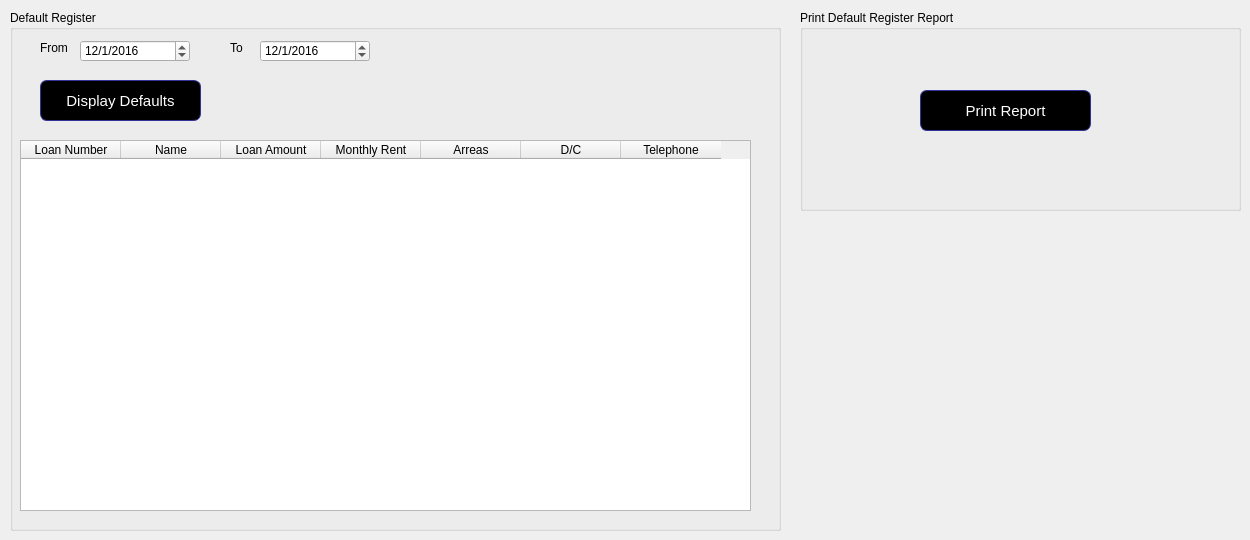
      <widget class="QWidget" name="tab_25">
       <attribute name="title">
        <string>Default Register</string>
       </attribute>
       <widget class="QGroupBox" name="groupBox_34">
        <property name="geometry">
         <rect>
          <x>10</x>
          <y>10</y>
          <width>771</width>
          <height>521</height>
         </rect>
        </property>
        <property name="title">
         <string>Default Register</string>
        </property>
        <widget class="QDateEdit" name="dateEdit_11">
         <property name="geometry">
          <rect>
           <x>70</x>
           <y>30</y>
           <width>110</width>
           <height>22</height>
          </rect>
         </property>
         <property name="dateTime">
          <datetime>
           <hour>0</hour>
           <minute>0</minute>
           <second>0</second>
           <year>2016</year>
           <month>1</month>
           <day>12</day>
          </datetime>
         </property>
         <property name="displayFormat">
          <string>d/M/yyyy</string>
         </property>
        </widget>
        <widget class="QLabel" name="label_94">
         <property name="geometry">
          <rect>
           <x>30</x>
           <y>30</y>
           <width>41</width>
           <height>16</height>
          </rect>
         </property>
         <property name="text">
          <string>From</string>
         </property>
        </widget>
        <widget class="QLabel" name="label_95">
         <property name="geometry">
          <rect>
           <x>220</x>
           <y>30</y>
           <width>31</width>
           <height>16</height>
          </rect>
         </property>
         <property name="text">
          <string>To</string>
         </property>
        </widget>
        <widget class="QDateEdit" name="dateEdit_17">
         <property name="geometry">
          <rect>
           <x>250</x>
           <y>30</y>
           <width>110</width>
           <height>22</height>
          </rect>
         </property>
         <property name="dateTime">
          <datetime>
           <hour>0</hour>
           <minute>0</minute>
           <second>0</second>
           <year>2016</year>
           <month>1</month>
           <day>12</day>
          </datetime>
         </property>
         <property name="displayFormat">
          <string>d/M/yyyy</string>
         </property>
        </widget>
        <widget class="QPushButton" name="pushButton_33">
         <property name="geometry">
          <rect>
           <x>30</x>
           <y>70</y>
           <width>161</width>
           <height>41</height>
          </rect>
         </property>
         <property name="styleSheet">
          <string notr="true">QPushButton {
color: white;
background-color: QLinearGradient( );
border-width: 1px;
border-color: #339;
border-style: solid;
border-radius: 7;
padding: 3px;
font-size: 15px;
padding-left: 5px;
padding-right: 5px;

}</string>
         </property>
         <property name="text">
          <string>Display Defaults</string>
         </property>
        </widget>
        <widget class="QTableWidget" name="tableWidget_14">
         <property name="geometry">
          <rect>
           <x>10</x>
           <y>130</y>
           <width>731</width>
           <height>371</height>
          </rect>
         </property>
         <column>
          <property name="text">
           <string>Loan Number</string>
          </property>
         </column>
         <column>
          <property name="text">
           <string>Name</string>
          </property>
         </column>
         <column>
          <property name="text">
           <string>Loan Amount</string>
          </property>
         </column>
         <column>
          <property name="text">
           <string>Monthly Rent</string>
          </property>
         </column>
         <column>
          <property name="text">
           <string>Arreas</string>
          </property>
         </column>
         <column>
          <property name="text">
           <string>D/C</string>
          </property>
         </column>
         <column>
          <property name="text">
           <string>Telephone</string>
          </property>
         </column>
        </widget>
       </widget>
       <widget class="QGroupBox" name="groupBox_35">
        <property name="geometry">
         <rect>
          <x>800</x>
          <y>10</y>
          <width>441</width>
          <height>201</height>
         </rect>
        </property>
        <property name="title">
         <string>Print Default Register Report</string>
        </property>
        <widget class="QPushButton" name="pushButton_34">
         <property name="geometry">
          <rect>
           <x>120</x>
           <y>80</y>
           <width>171</width>
           <height>41</height>
          </rect>
         </property>
         <property name="styleSheet">
          <string notr="true">QPushButton {
color: white;
background-color: QLinearGradient( );
border-width: 1px;
border-color: #339;
border-style: solid;
border-radius: 7;
padding: 3px;
font-size: 15px;
padding-left: 5px;
padding-right: 5px;

}</string>
         </property>
         <property name="text">
          <string>Print Report</string>
         </property>
        </widget>
       </widget>
      </widget>
